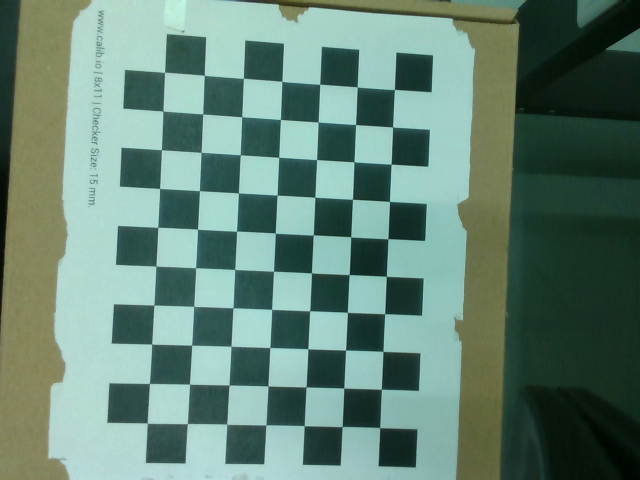
#> input picture config/calibration/right_camera/chessboard.png, 640 x 480 px, found by its file name
$ python ecT_move_check.py
#> lines starting #> are read from the running program, lines starting #| are printed output that depends on the picture
### Piper/piper_ctrl.py
import math
import platform
import time
from dataclasses import dataclass

from pyAgxArm import AgxArmFactory, ArmModel, PiperFW, create_agx_arm_config


SOCKETCAN_CHANNELS = {
    "r_piper": "r_piper",
    "l_piper": "l_piper",
}


def _default_interface():
    return "agx_cando" if platform.system() == "Windows" else "socketcan"


def _default_channel(arm_name, interface):
    return SOCKETCAN_CHANNELS.get(arm_name, arm_name)


def _deg_to_rad(values):
    return [math.radians(v) for v in values]


def _endpose_to_sdk(pose):
    x, y, z, rx, ry, rz = pose
    return [x / 1000.0, y / 1000.0, z / 1000.0, *_deg_to_rad([rx, ry, rz])]


def _endpose_from_sdk(pose):
    x, y, z, rx, ry, rz = pose
    return [x * 1000.0, y * 1000.0, z * 1000.0, *[math.degrees(v) for v in [rx, ry, rz]]]


def _msg_value(ret):
    return None if ret is None else ret.msg


@dataclass
class PiperCtrl:
    name: str
    robot: object
    gripper: object | None = None

    def enable(self, joint_index=255):
        return self.robot.enable(joint_index)

    def disable(self, joint_index=255):
        return self.robot.disable(joint_index)

    def reset(self):
        return self.robot.reset()

    def stop(self):
        return self.robot.electronic_emergency_stop()

    def disconnect(self, join_timeout=1.0):
        return self.robot.disconnect(join_timeout=join_timeout)

    def is_ok(self):
        return self.robot.is_ok()

    def get_status(self):
        return _msg_value(self.robot.get_arm_status())

    def get_joint(self):
        joints = _msg_value(self.robot.get_joint_angles())
        return None if joints is None else [math.degrees(v) for v in joints]

    def get_endpose(self):
        pose = _msg_value(self.robot.get_flange_pose())
        return None if pose is None else _endpose_from_sdk(pose)

    def get_tcp_pose(self):
        pose = _msg_value(self.robot.get_tcp_pose())
        return None if pose is None else _endpose_from_sdk(pose)

    def set_speed(self, percent=100):
        return self.robot.set_speed_percent(percent)

    def set_tcp_offset(self, x, y, z, rx, ry, rz):
        return self.robot.set_tcp_offset(_endpose_to_sdk([x, y, z, rx, ry, rz]))

    def move_joint(self, j1, j2, j3, j4, j5, j6):
        return self.robot.move_j(_deg_to_rad([j1, j2, j3, j4, j5, j6]))

    def move_js(self, j1, j2, j3, j4, j5, j6):
        return self.robot.move_js(_deg_to_rad([j1, j2, j3, j4, j5, j6]))

    def move_endpose(self, x, y, z, rx, ry, rz):
        return self.robot.move_p(_endpose_to_sdk([x, y, z, rx, ry, rz]))

    def move_line(self, x, y, z, rx, ry, rz):
        return self.robot.move_l(_endpose_to_sdk([x, y, z, rx, ry, rz]))

    # [27 lines left out: functions move_arc, move_gripper, get_gripper, disable_gripper, calibrate_gripper, not called in this run]

    def clear_error(self, clear_gripper=True): return self.robot.clear_joint_error(255)

    # [4 lines left out: function calibrate_gripper, not called in this run]


def connect_piper(
    arm_name,
    channel=None,
    interface=None,
    firmware=PiperFW.DEFAULT,
    with_gripper=True,
    start_read_thread=True,
    **kwargs,
):
    interface = _default_interface() if interface is None else interface
    channel = _default_channel(arm_name, interface) if channel is None else channel
    cfg = create_agx_arm_config(
        robot=ArmModel.PIPER,
        firmeware_version=firmware,
        channel=channel,
        interface=interface,
        **kwargs,
    )
    robot = AgxArmFactory.create_arm(cfg)
    gripper = robot.init_effector(robot.OPTIONS.EFFECTOR.AGX_GRIPPER) if with_gripper else None
    robot.connect(start_read_thread=start_read_thread)
    time.sleep(0.1)
    return PiperCtrl(arm_name, robot, gripper)


def connect_right(**kwargs):
    return connect_piper("r_piper", **kwargs)


def connect_left(**kwargs):
    return connect_piper("l_piper", **kwargs)


# [12 lines that do not run on import are left out]

### config/calibration/right_camera/ecT_move_check.py
import json
from pathlib import Path
import sys
sys.path.append('/home/smmg/AAM')
import cv2
import numpy as np
from scipy.spatial.transform import Rotation as R

from Piper.piper_ctrl import connect_piper
from Piper.endpose_reachability_safe import reachability_test

# ============================================================
# User settings
# ============================================================

DATA_DIR = Path('/home/smmg/AAM/config/calibration/right_camera')
IMAGE_PATH = DATA_DIR / 'chessboard.png'
CAMERA_CONFIG_PATH = DATA_DIR / 'camera_config.npy'
ECT_PATH = DATA_DIR / 'ecT_20260727.npy'

PATTERN_SIZE = ( 10 , 7 )       # chessboard inner corners: (cols, rows)
SQUARE_SIZE_M = 0.015     # meter
TARGET_CORNER = ( 4,4  )      # 1-based: (col, row), e.g. (2,2)
Z_OFFSET_M = 0.15         # flange target z = corner z + 150 mm

ARM_NAME = 'r_piper'
FROM_EULER = 'xyz'
OUTPUT_JSON = DATA_DIR / 'ecT_move_check_endpose.json'
OUTPUT_VIS = DATA_DIR / 'ecT_move_check_vis.png'


# ============================================================
# Utilities
# ============================================================

def load_camera_intrinsic(path):
    config = np.load(path, allow_pickle=True).item()
#> (reads config/calibration/right_camera/camera_config.npy from the repository)
#> (reads config/calibration/right_camera/ecT_20260727.npy from the repository)
    intr = config['color_intrinsic']
    K = np.array([
        [intr['fx'], 0.0, intr['ppx']],
        [0.0, intr['fy'], intr['ppy']],
        [0.0, 0.0, 1.0]
    ], dtype=np.float64)
    dist = np.zeros((5, 1), dtype=np.float64)
    return K, dist


def make_chessboard_object_points(pattern_size, square_size_m):
    cols, rows = pattern_size
    objp = np.zeros((rows * cols, 3), dtype=np.float32)
    objp[:, :2] = np.mgrid[0:cols, 0:rows].T.reshape(-1, 2)
    objp *= square_size_m
    return objp


def detect_chessboard_pose(image_path, K, dist):
    img = cv2.imread(str(image_path))
#> img is the input picture: shape (480, 640, 3); mean B, G, R 117.3, 130.8, 100.3
    gray = cv2.cvtColor(img, cv2.COLOR_BGR2GRAY)
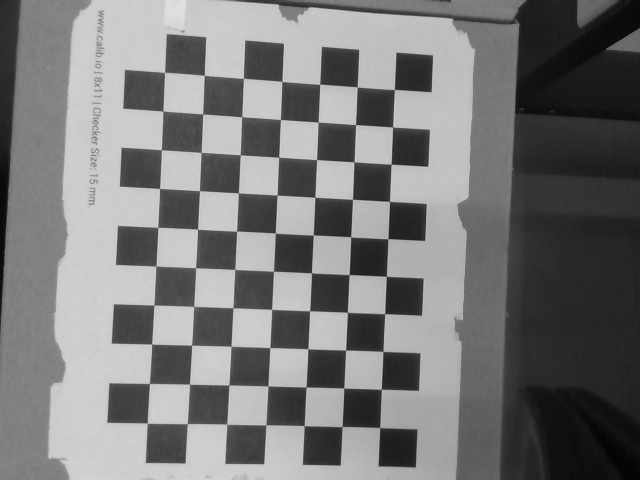
#> gray: shape (480, 640); min 4, max 230, mean 120.1

    flags = cv2.CALIB_CB_NORMALIZE_IMAGE + cv2.CALIB_CB_EXHAUSTIVE + cv2.CALIB_CB_ACCURACY
    found, corners = cv2.findChessboardCornersSB(gray, PATTERN_SIZE, flags)
#> found = True; corners = 70 rows, first 8: [147.3, 423.2], [149.5, 383.5], [151.9, 344.2], [154.1, 305.2], [156.1, 266.1], [158, 227.3], [159.8, 188.6], [161.5, 149.9]

    objp = make_chessboard_object_points(PATTERN_SIZE, SQUARE_SIZE_M)
    ok, rvec, tvec = cv2.solvePnP(objp, corners, K, dist, flags=cv2.SOLVEPNP_ITERATIVE)
#> ok = True; rvec = [0.0685, -0.0959, -1.52]; tvec = [-0.0658, 0.0638, 0.232]

    cam_R_board, _ = cv2.Rodrigues(rvec)
#> cam_R_board = [[0.045, 0.993, -0.106], [-0.999, 0.0469, 0.0151], [0.0199, 0.105, 0.994]]
    cam_T_board = np.eye(4, dtype=np.float64)
    cam_T_board[:3, :3] = cam_R_board
    cam_T_board[:3, 3] = tvec.reshape(3)

    return img, corners.reshape(-1, 2), cam_T_board, objp


def get_flange_T_base(arm_name):
    piper = connect_piper(arm_name, with_gripper=False)
    try:
        pose = piper.get_endpose()
    finally:
        piper.disconnect()

    x, y, z, roll, pitch, yaw = pose
    xyz_m = np.array([x,y,z]) / 1000
    rpy_rad = np.deg2rad([roll, pitch, yaw])
    base_T_flange = np.eye(4, dtype=np.float64)
    base_T_flange[:3, :3] = R.from_euler(FROM_EULER, rpy_rad, degrees=False).as_matrix()
    base_T_flange[:3, 3] = xyz_m
    return base_T_flange, np.array([x, y, z, roll, pitch, yaw], dtype=np.float64)


def transform_point(T, p):
    ph = np.r_[p, 1.0]
    return (T @ ph)[:3]


def save_result(path, endpose_m_rad, endpose_mm_deg, corner_base_m, corner_pixel, ik_result):
    data = {
        'target_corner_1based_col_row': list(TARGET_CORNER),
        'corner_base_m': corner_base_m.tolist(),
        'corner_pixel_uv': corner_pixel.tolist(),
        'flange_endpose_m_rad': endpose_m_rad.tolist(),
        'flange_endpose_mm_deg': endpose_mm_deg.tolist(),
        'joint degrees' : ik_result['joint_degrees']
    }
    with open(path, 'w', encoding='utf-8') as f:
        json.dump(data, f, ensure_ascii=False, indent=2)


# ============================================================
# Main
# ============================================================

def main():
    K, dist = load_camera_intrinsic(CAMERA_CONFIG_PATH)
    ecT = np.load(ECT_PATH)                 # flange_T_camera

    img, corners, cam_T_board, objp = detect_chessboard_pose(IMAGE_PATH, K, dist)
#> corners = 70 pairs, first value 147.3 to 394.2, second value 72.44 to 427.7; cam_T_board = [[0.045, 0.993, -0.106, -0.0658], [-0.999, 0.0469, 0.0151, 0.0638], [0.0199, 0.105, 0.994, 0.232], [0, 0, 0, 1]]; objp = 70 rows, first 8: [0, 0, 0], [0.015, 0, 0], [0.03, 0, 0], [0.045, 0, 0], [0.06, 0, 0], [0.075, 0, 0], [0.09, 0, 0], [0.105, 0, 0]
    base_T_flange, current_flange_pose = get_flange_T_base(ARM_NAME)
    base_T_camera = base_T_flange @ ecT

    col_1based, row_1based = TARGET_CORNER
    col = col_1based - 1
    row = row_1based - 1
    cols, _ = PATTERN_SIZE
    corner_idx = row * cols + col

    corner_board = objp[corner_idx].astype(np.float64)
    corner_cam = transform_point(cam_T_board, corner_board)
    corner_base = transform_point(base_T_camera, corner_cam)

    current_yaw = current_flange_pose[5]
    target_rpy = np.array([np.pi, 0.0, current_yaw], dtype=np.float64)   # flange z-axis vertical downward
    target_xyz = corner_base + np.array([0.0, 0.0, Z_OFFSET_M])

    endpose_m_rad = np.r_[target_xyz, target_rpy]
    endpose_mm_deg = np.r_[target_xyz * 1000.0, np.degrees(target_rpy)]
    ik_result = reachability_test(endpose_mm_deg)

    vis = img.copy()
    u, v = corners[corner_idx]
    cv2.circle(vis, (int(u), int(v)), 8, (0, 0, 255), -1)
    cv2.putText(vis, f'corner {TARGET_CORNER}', (int(u) + 10, int(v) - 10),
                cv2.FONT_HERSHEY_SIMPLEX, 0.7, (0, 0, 255), 2)
    cv2.imwrite(str(OUTPUT_VIS), vis)

    save_result(OUTPUT_JSON, endpose_m_rad, endpose_mm_deg, corner_base, np.array([u, v]), ik_result)

    print('\nSelected chessboard corner:', TARGET_CORNER)
    print('corner pixel [u, v]:', np.array([u, v]))
    print('corner base [m]:', corner_base)
    print('\nTarget flange endpose [m, rad]:')
    print(endpose_m_rad)
    print('\nTarget flange endpose [mm, deg]:')
    print(endpose_mm_deg)
    print('\nIK reachable:', ik_result['reachable'])
    print('\nJoint degrees:')
    print(ik_result['joint_degrees'])
    print('IK pos_err_mm:', ik_result['pos_err_mm'])
    print('IK rot_err_deg:', ik_result['rot_err_deg'])


    print('\nSaved:', OUTPUT_JSON)
    print('Saved:', OUTPUT_VIS)


if __name__ == '__main__':
    main()
#> (the call stopped at in connect_piper, `cfg = create_agx_arm_config( robot=ArmModel.PIPER, firmeware_version=f..`: pyAgxArm is not available in this run)
